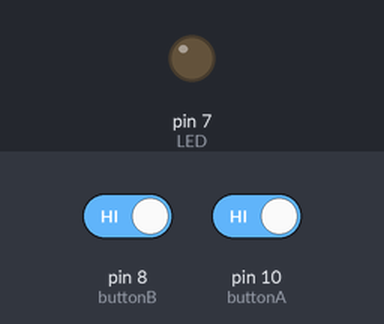
The sketch below on a simulated Arduino Uno, built with avr-gcc and run on an emulated ATmega328P. Shown: output pins drawn as LEDs (lit = HIGH). The inputs (shaded band) are chosen by the test bench; at power-on: pin 8 (buttonB) HIGH, pin 10 (buttonA) HIGH.

Above: at 2.2 s.
2.3 s: pin 8 (buttonB) driven LOW and pin 10 (buttonA) driven LOW
At 3.5 s:
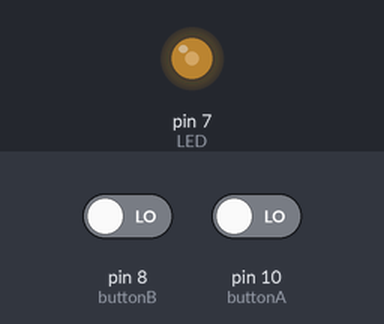
3.8 s: pin 8 (buttonB) driven HIGH
At 4.6 s:
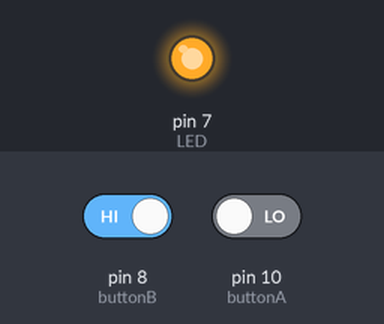
Timing chart, 0 to 6.8 s (numbered marks = the images above; inputs shaded):
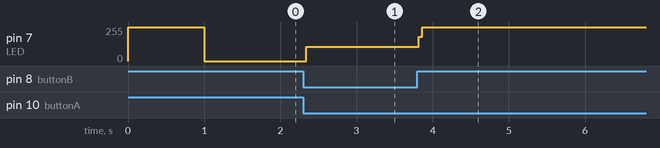

Measured:
- after the input at 2.3 s, pin 7 (LED): 0/255 → 106/255 at once
- after the input at 3.8 s, pin 7 (LED): 106/255 → 255/255 at once

The sketch:

led_button.ino
```cpp
#define buttonA 10
#define buttonB 8
#define LED 7
#define FLASH digitalWrite(LED, HIGH); delay(1000); digitalWrite(LED, LOW);


void setup() {
  // put your setup code here, to run once:
  pinMode(LED, OUTPUT);
  pinMode(buttonA, INPUT_PULLUP);
  pinMode(buttonB, INPUT_PULLUP);
  FLASH;


}

void loop() {
  // put your main code here, to run repeatedly:
  if(digitalRead(buttonA)==LOW)
  {
    digitalWrite(LED, HIGH);
  }

  if(digitalRead(buttonB)==LOW)
  {
    digitalWrite(LED, LOW);
  }

}
```
